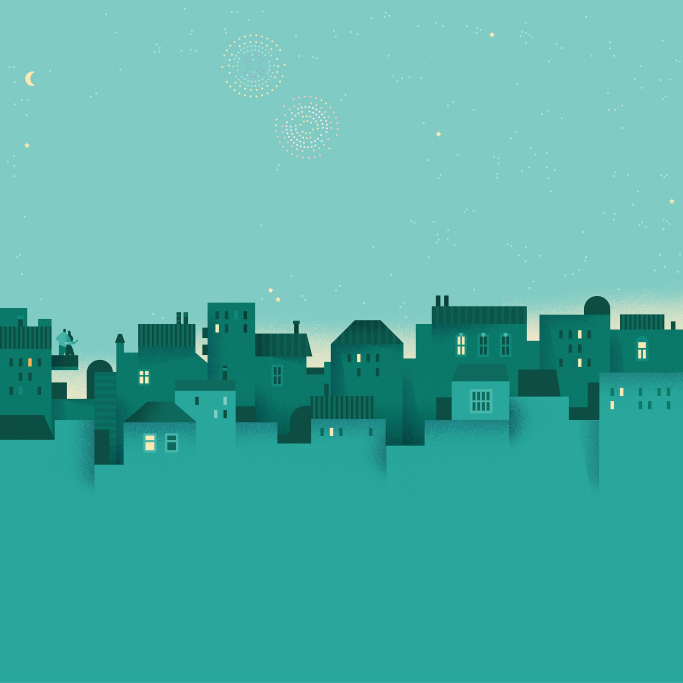
#> input picture 谷歌日历壁纸/origin/Google Calendar 01 January.jpg, 2048 x 2048 px, found by its file name (shown at 1/3 size); its folder holds only this picture in this run
$ python transform.py
#> lines starting #> are read from the running program, lines starting #| are printed output that depends on the picture
from PIL import Image
import os


'''
The size of the original pictures is 2048*2048, we'd like to change it into long ones.
Specially, up enlength 1000 pixels and down 5000 pixels.
'''
up,down = 1000,5000

def do(filename, up, down, depth=5):
    '''
    It seems that if we simply repeat the last column, there is great bias.
    What's more, if we use the center column to repeat, obviously we cannot get satisfied result.
    Therefore we choose column that is the 5th closest to edge.
    '''
#> called with filename = 'Google Calendar 01 January.jpg', up = 1000, down = 5000, depth = 5
    img = Image.open('origin\\'+filename)
#> img is the input picture: PIL image 2048x2048 RGB; mean R, G, B 79.9, 176.2, 166.8

    goal = Image.new(mode='RGB',size=(2048,up+2048+down))
#> goal: PIL image 2048x8048 RGB; every value is 0

    full = img.crop((0,0,2048,2048))
    goal.paste(full,(0,up))
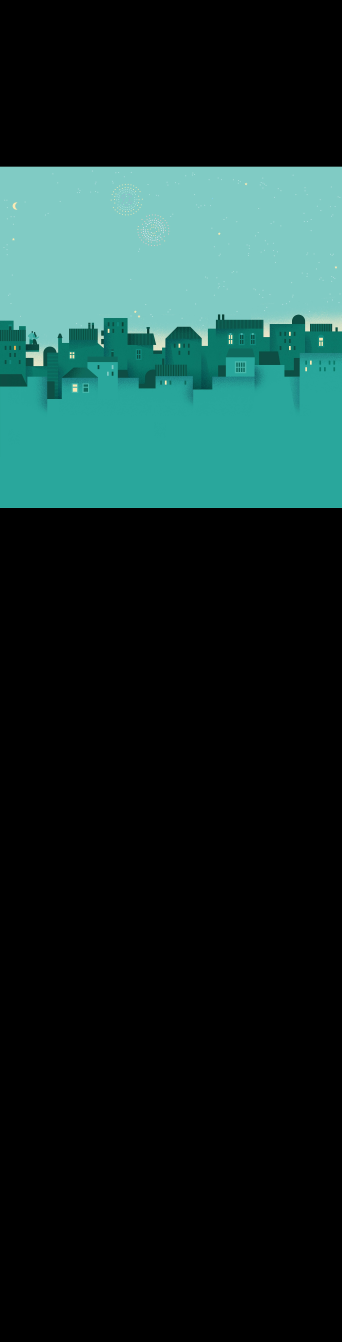
#> goal: PIL image 2048x8048 RGB (shown at 1/6 size); mean R, G, B 20.3, 44.9, 42.4

    upline = img.crop((0,depth,2048,depth+1))
    for i in range(up):
        goal.paste(upline,(0,i))
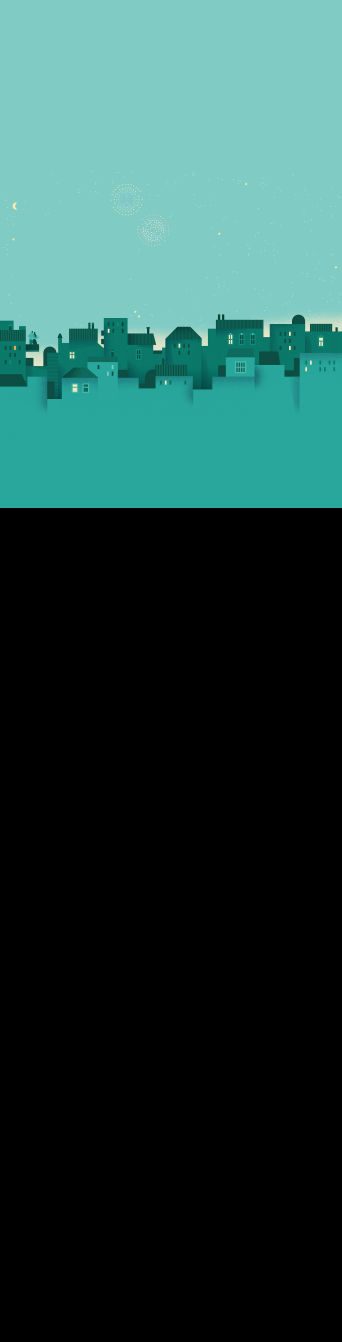
#> goal: PIL image 2048x8048 RGB (shown at 1/6 size); mean R, G, B 36.2, 70.1, 66.8

    downline = img.crop((0,2048-depth,2048,2049-depth))
    for i in range(down):
        goal.paste(downline,(0,up+i+2048))
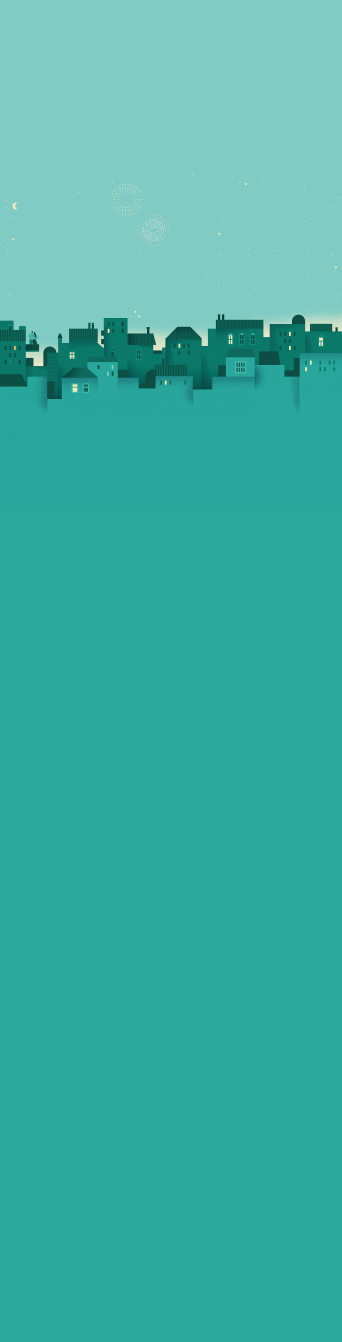
#> goal: PIL image 2048x8048 RGB (shown at 1/6 size); mean R, G, B 62.9, 173.8, 163.7

    print(filename+' done!')
    goal.save('deal\\'+filename)

for item in os.listdir('origin'):
    do(item,up,down)

$ run again, on 谷歌日历壁纸/origin/Google Calendar 05 May.jpg
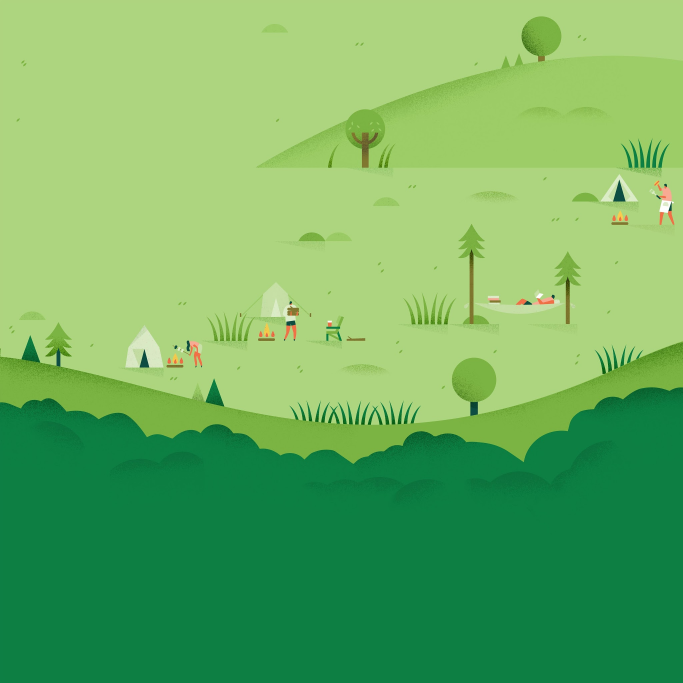
#> input picture 谷歌日历壁纸/origin/Google Calendar 05 May.jpg, 2048 x 2048 px, found by its file name (shown at 1/3 size)
#> in do, img is the input picture: PIL image 2048x2048 RGB; mean R, G, B 107.7, 176.6, 98.1
#> after the loop in do, `for i in range(up):`:
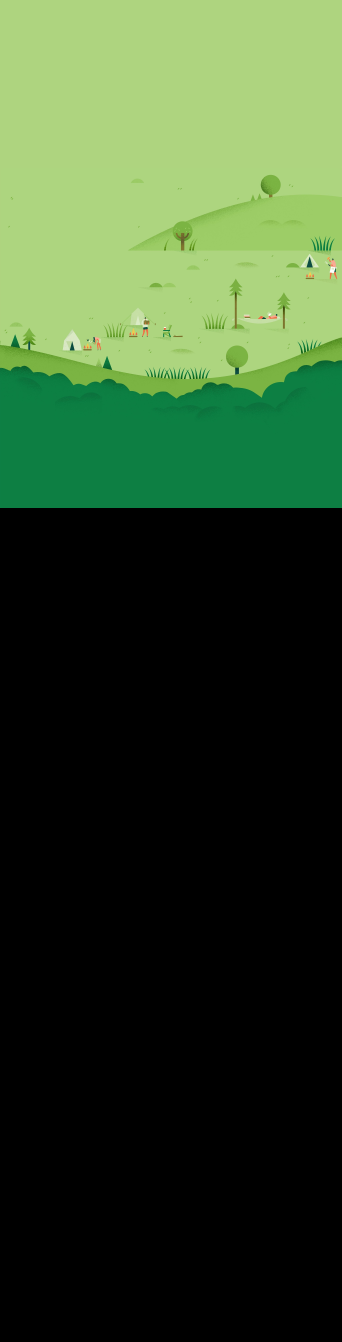
#> goal: PIL image 2048x8048 RGB (shown at 1/6 size); mean R, G, B 49, 71.3, 40.7
#> after the loop in do, `for i in range(down):`:
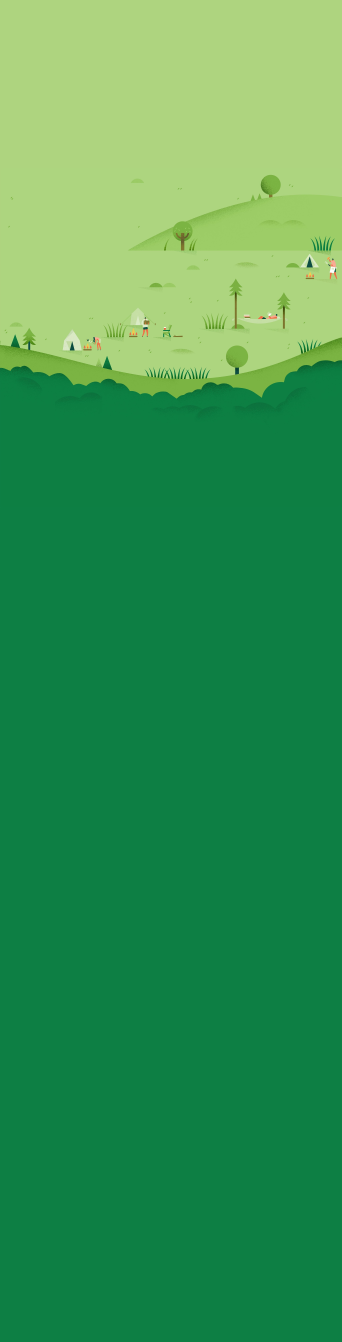
#> goal: PIL image 2048x8048 RGB (shown at 1/6 size); mean R, G, B 57.1, 150.2, 83
